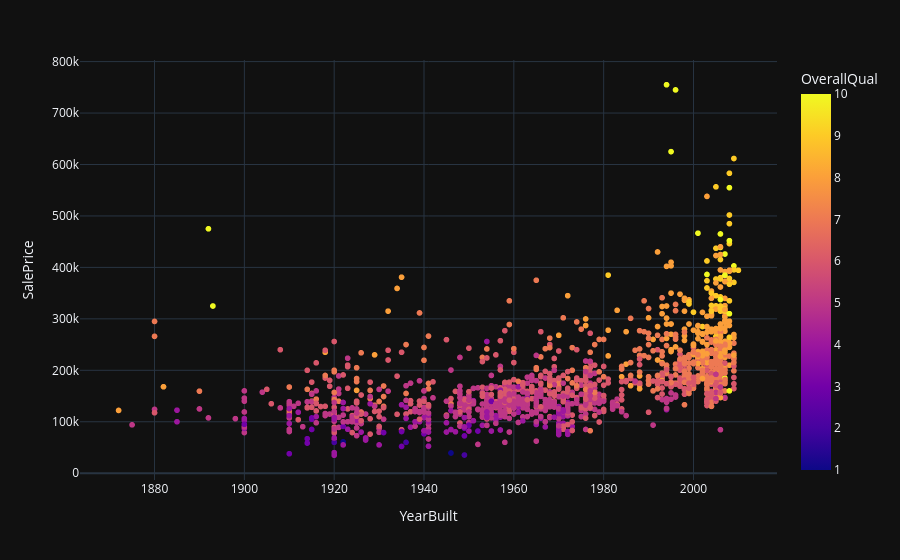

The notebook cell this image was saved under:
### Code cell
fig = px.scatter(data_frame=df,x='YearBuilt', y='SalePrice', color='OverallQual'
                 , hover_data=['Neighborhood','GrLivArea', 'GarageCars']
                 , template='plotly_dark')
fig.update_traces(marker=dict(size=8, opacity=0.7))
fig.show()

### Figure 1 — Plotly figure (JSON) as saved in the notebook; plotly's stock layout.template omitted (floating-point values rounded to 4 significant figures; data arrays with more than 128 entries replaced by an {"elided": "..."} marker saying what was removed)
{"data": [{"customdata": {"elided": "1460x3 mixed values"}, "hovertemplate": "YearBuilt=%{x}<br>SalePrice=%{y}<br>Neighborhood=%{customdata[0]}<br>GrLivArea=%{customdata[1]}<br>GarageCars=%{customdata[2]}<br>OverallQual=%{marker.color}<extra></extra>", "legendgroup": "", "marker": {"color": {"elided": "1460 int values"}, "coloraxis": "coloraxis", "symbol": "circle"}, "mode": "markers", "name": "", "showlegend": false, "type": "scattergl", "x": {"elided": "1460 int values"}, "xaxis": "x", "y": {"elided": "1460 int values"}, "yaxis": "y"}], "layout": {"coloraxis": {"colorbar": {"title": {"text": "OverallQual"}}, "colorscale": [[0, "#0d0887"], [0.1111, "#46039f"], [0.2222, "#7201a8"], [0.3333, "#9c179e"], [0.4444, "#bd3786"], [0.5556, "#d8576b"], [0.6667, "#ed7953"], [0.7778, "#fb9f3a"], [0.8889, "#fdca26"], [1, "#f0f921"]]}, "legend": {"tracegroupgap": 0}, "margin": {"t": 60}, "xaxis": {"anchor": "y", "domain": [0, 1], "title": {"text": "YearBuilt"}}, "yaxis": {"anchor": "x", "domain": [0, 1], "title": {"text": "SalePrice"}}}}
